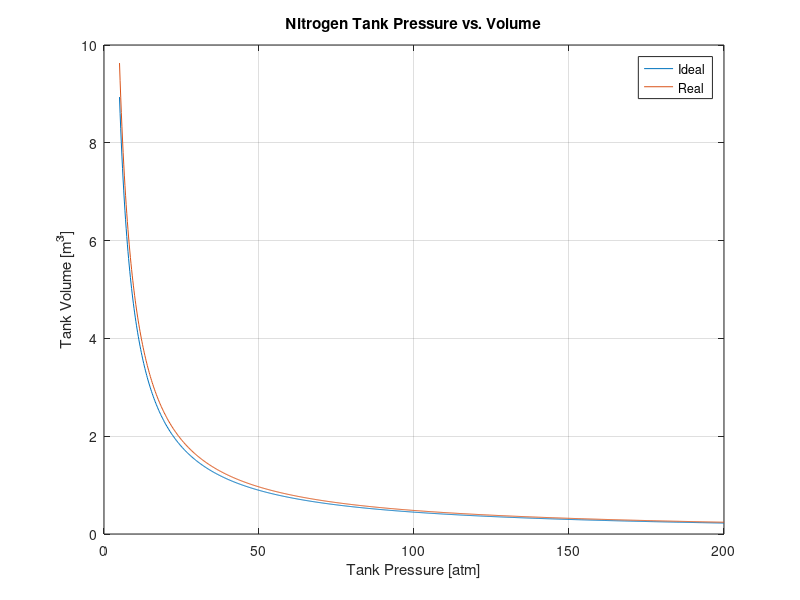
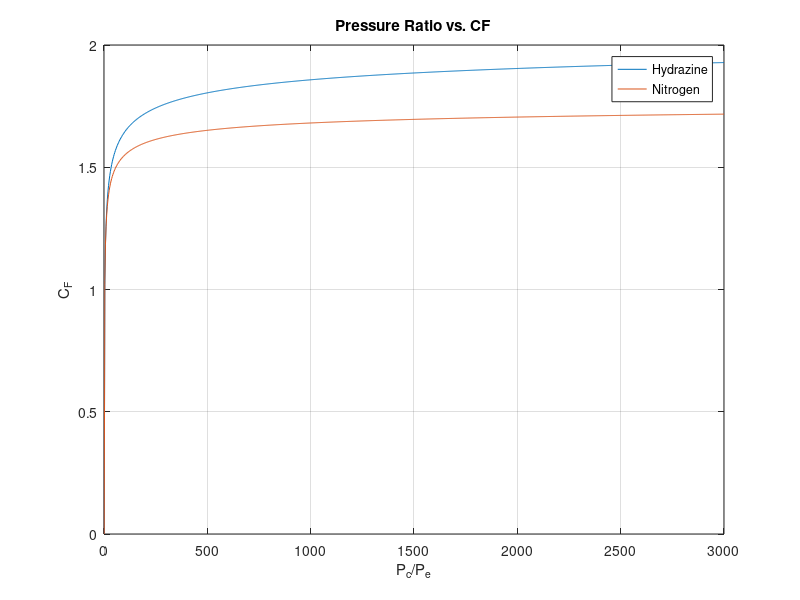
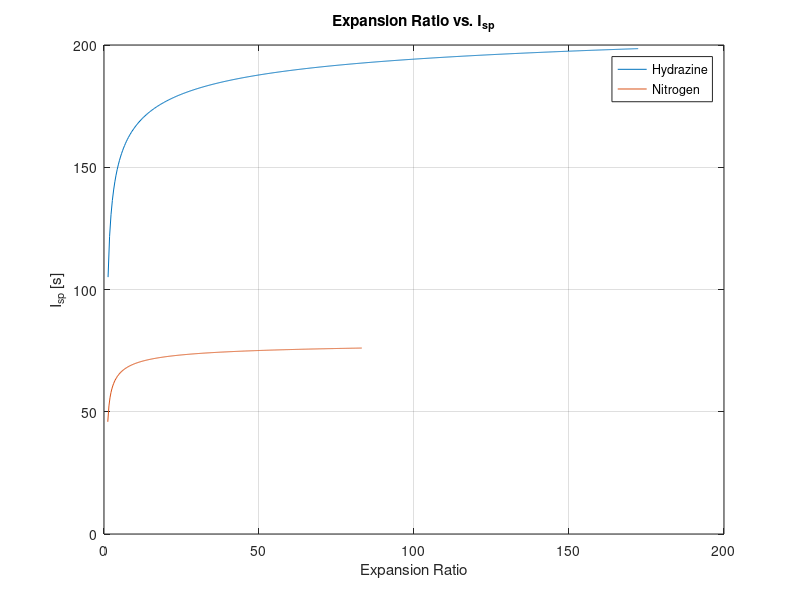
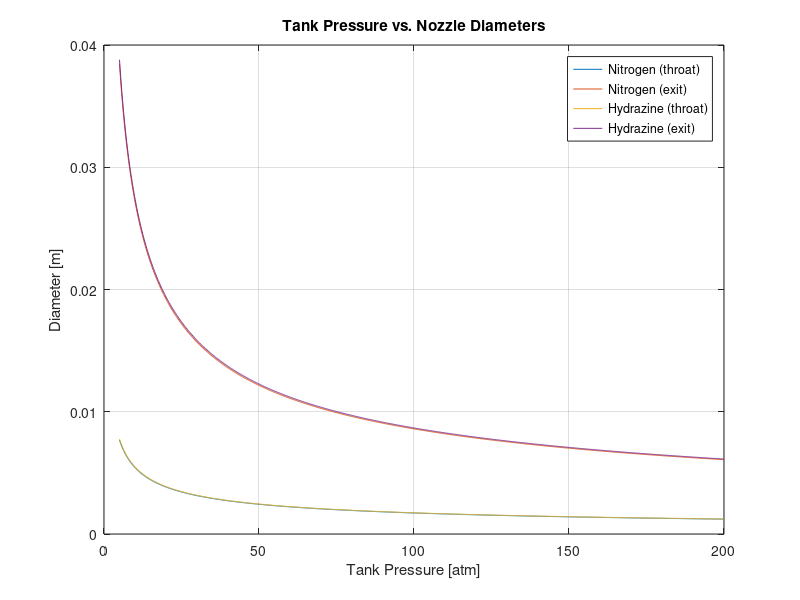

Here is the MATLAB script that generated these plots, in order: (Note: this script raises an error after producing the figures.)
%% AERO 402 --- Homework 3 --- Nolan Kulp

clc; close all; clear

%% 2 - Nitrogen

% Ideal

k_nit = 1.4;
R_nit = 297; % J / kg*K
Tc_nit = 298; % K
F_nit = 40; % N
g_nit = 9.81;
I_tot_nit = 40000; % N*s
cstar_nit = (sqrt(k_nit*R_nit*Tc_nit)) / (k_nit * (sqrt((2/(k_nit+1))^((k_nit+1)/(k_nit-1)))));

p_ratio_nit = linspace(1,3000,1000)'; % pc/pe
p_ratio_flip_nit = 1 ./ p_ratio_nit; % pe/pc

CF_vector_nit = sqrt(   ((2*k_nit^2) / (k_nit-1)) * ( (2/(k_nit+1))^((k_nit+1)/(k_nit-1)) ) * (1 - (p_ratio_flip_nit.^((k_nit-1)/k_nit)))   );

% figure(1)
% plot(p_ratio_nit,CF_vector_nit)
% grid on
% xlabel("P_c/P_e")
% ylabel("C_F")

CF_ideal_nit = 1.8; % curve asymptote

mdot_ideal_nit = F_nit / (cstar_nit * CF_ideal_nit);

Isp_ideal_nit = F_nit / (mdot_ideal_nit * g_nit);

tb_nit = I_tot_nit / F_nit;

m_ideal_nit = tb_nit * mdot_ideal_nit;

T_amb = 298;

P_tank = linspace(5,200,1000)'; % atm

V_ideal_nit = (m_ideal_nit * R_nit * T_amb) ./ (P_tank/9.8692e-6);

% figure(3)
% plot(P_tank,V_ideal_nit)
% grid on
% xlabel("Tank Pressure [atm]")
% ylabel("Tank Volume [m^3]")

% Real

Eps_vector_nit = ( 2/(k_nit+1))^(1/(k_nit-1)) .* p_ratio_nit.^(1/k_nit) .* ( ((k_nit+1)./(k_nit-1)) .*(1-p_ratio_nit.^((1-k_nit)/k_nit)) ).^-.5;

% figure
% plot(Eps_vector_nit,CF_vector_nit)
% grid on
% xlabel("Area Ratio")
% ylabel("C_F")

Eps_real_nit = 25;

CF_real_nit = 1.67;

mdot_real_nit = F_nit / (cstar_nit * CF_real_nit);

mdot_vector_nit = F_nit ./ (cstar_nit * CF_vector_nit);

Isp_real_nit = F_nit / (mdot_real_nit * g_nit);

Isp_vector_nit = F_nit ./ (mdot_vector_nit * g_nit);

tb_nit = I_tot_nit / F_nit;

m_real_nit = tb_nit * mdot_real_nit;

V_real_nit = (m_real_nit * R_nit * T_amb) ./ (P_tank/9.8692e-6);

% Plot 3
figure
plot(P_tank,V_ideal_nit)
hold on
plot(P_tank,V_real_nit)
grid on
xlabel("Tank Pressure [atm]")
ylabel("Tank Volume [m^3]")
title("Nitrogen Tank Pressure vs. Volume")
legend("Ideal","Real")

At_nit = (mdot_real_nit .* cstar_nit) ./ (P_tank./9.8692e-6);
Ae_nit = Eps_real_nit * At_nit;

D_throat_nit = 2 .* (sqrt(At_nit./pi));
D_exit_nit = 2 .* (sqrt(Ae_nit./pi));

%% 2 - Hydrazine

% Ideal

k = 1.2;
R = 260; % J / kg*K
Tc = 1650; % K
F = 40; % N
g = 9.81;
rho = 1004.5; % kg/m3
I_tot = 40000; % N*s
cstar = (sqrt(k*R*Tc)) / (k * (sqrt((2/(k+1))^((k+1)/(k-1)))));

p_ratio = linspace(1,3000,1000)'; % pc/pe
p_ratio_flip = 1 ./ p_ratio; % pe/pc

CF_vector = sqrt(   ((2*k^2) / (k-1)) * ( (2/(k+1))^((k+1)/(k-1)) ) * (1 - (p_ratio_flip.^((k-1)/k)))   );

% Plot 1
figure
plot(p_ratio,CF_vector)
hold on
plot(p_ratio_nit,CF_vector_nit)
grid on
xlabel("P_c/P_e")
ylabel("C_F")
legend("Hydrazine","Nitrogen")
title("Pressure Ratio vs. CF")

CF_ideal = 2; % curve asymptote

mdot_ideal = F / (cstar * CF_ideal);

Isp_ideal = F / (mdot_ideal * g);

tb = I_tot / F;

m_ideal = tb * mdot_ideal;

T_amb = 298;

P_tank = linspace(5,200,1000)'; % atm

V_ideal = m_ideal / rho;

% Real

Eps_vector = ( 2/(k+1))^(1/(k-1)) .* p_ratio.^(1/k) .* ( ((k+1)./(k-1)) .*(1-p_ratio.^((1-k)/k)) ).^-.5;

Eps_real = 25;

CF_real = 1.7;

mdot_real = F / (cstar * CF_real);

mdot_vector = F ./ (cstar * CF_vector);

Isp_real = F / (mdot_real * g);

Isp_vector = F ./ (mdot_vector * g);

tb = I_tot / F;

m_real = tb * mdot_real;

% Plot 2
figure
plot(Eps_vector,Isp_vector)
hold on
plot(Eps_vector_nit,Isp_vector_nit)
grid on
xlabel("Expansion Ratio")
ylabel("I_s_p [s]")
legend("Hydrazine","Nitrogen")
title("Expansion Ratio vs. I_s_p")

V_real = m_real / rho;

At = (mdot_real .* cstar) ./ (P_tank./9.8692e-6);
Ae = Eps_real * At;

D_throat = 2 .* (sqrt(At./pi));
D_exit = 2 .* (sqrt(Ae./pi));

% Plot 4
figure
plot(P_tank,D_throat)
hold on
plot(P_tank,D_exit)
plot(P_tank,D_throat_nit)
plot(P_tank,D_exit_nit)
grid on
xlabel("Tank Pressure [atm]")
ylabel("Diameter [m]")
legend('Nitrogen (throat)','Nitrogen (exit)','Hydrazine (throat)','Hydrazine (exit)')
title("Tank Pressure vs. Nozzle Diameters")

% figure
% plot(Eps_vector,CF_vector)
% grid on
% xlabel("Area Ratio")
% ylabel("C_F")

%% 3

Eps = 20;
mdot = 0.05; % kg/s

% Hydrazine

gamma = 1.2;

k_hydrazine = 1.2;
cstar_hydrazine = cstar;

syms P_ratio_hydrazine

P_ce_ratio_hydrazine = vpasolve(Eps == ( 2/(gamma+1))^(1/(gamma-1)) * P_ratio_hydrazine^(1/gamma) * ( ((gamma+1)/(gamma-1)) *(1-P_ratio_hydrazine^((1-gamma)/gamma)) )^-.5,P_ratio_hydrazine);

P_ce_ratio_hydrazine = double(P_ce_ratio_hydrazine);

P_ec_ratio_hydrazine = 1 / P_ce_ratio_hydrazine;

CF_hydrazine = (sqrt(   ((2*k_hydrazine^2) / (k_hydrazine-1)) * ( (2/(k_hydrazine+1))^((k_hydrazine+1)/(k_hydrazine-1)) ) * (1 - (P_ec_ratio_hydrazine.^((k_hydrazine-1)/k_hydrazine)))   )) + (P_ec_ratio_hydrazine * Eps);

F_hydrazine = mdot * cstar_hydrazine * CF_hydrazine;

Isp_hydrazine = F_hydrazine / (mdot * g);

% Nitrogen

k_nit = 1.4;
R_nit = 297;
Tc_nit = 300;
cstar_nit = (sqrt(k_nit*R_nit*Tc_nit)) / (k_nit * (sqrt((2/(k_nit+1))^((k_nit+1)/(k_nit-1)))));

syms P_ratio_nit

P_ce_ratio_nit = vpasolve(Eps == ( 2/(k_nit+1))^(1/(k_nit-1)) * P_ratio_nit^(1/k_nit) * ( ((k_nit+1)/(k_nit-1)) *(1-P_ratio_nit^((1-k_nit)/k_nit)) )^-.5,P_ratio_nit);


P_ce_ratio_nit = double(P_ce_ratio_nit);

P_ec_ratio_nit = 1 / P_ce_ratio_nit;

CF_nit = (sqrt(   ((2*k_nit^2) / (k_nit-1)) * ( (2/(k_nit+1))^((k_nit+1)/(k_nit-1)) ) * (1 - (P_ec_ratio_nit.^((k_nit-1)/k_nit)))   )) + (P_ec_ratio_nit * Eps);

F_nit = mdot * cstar_nit * CF_nit;

Isp_nit = F_nit / (mdot * g);

% Hydrogen Peroxide

k_per = 1.25;
R_per = 290;
Tc_per = 1300;

cstar_per = (sqrt(k_per*R_per*Tc_per)) / (k_per * (sqrt((2/(k_per+1))^((k_per+1)/(k_per-1)))));

syms P_ratio_per

P_ce_ratio_per = vpasolve(Eps == ( 2/(k_per+1))^(1/(k_per-1)) * P_ratio_per^(1/k_per) * ( ((k_per+1)/(k_per-1)) *(1-P_ratio_per^((1-k_per)/k_per)) )^-.5,P_ratio_per);


P_ce_ratio_per = double(P_ce_ratio_per);

P_ec_ratio_per = 1 / P_ce_ratio_per;

CF_per = (sqrt(   ((2*k_per^2) / (k_per-1)) * ( (2/(k_per+1))^((k_per+1)/(k_per-1)) ) * (1 - (P_ec_ratio_per.^((k_per-1)/k_per)))   )) + (P_ec_ratio_per * Eps);

F_per = mdot * cstar_per * CF_per;

Isp_per = F_per / (mdot * g);

%%
matlab.codetools.requiredFilesAndProducts("AERO_402_Homework_4_Kulp.m")

